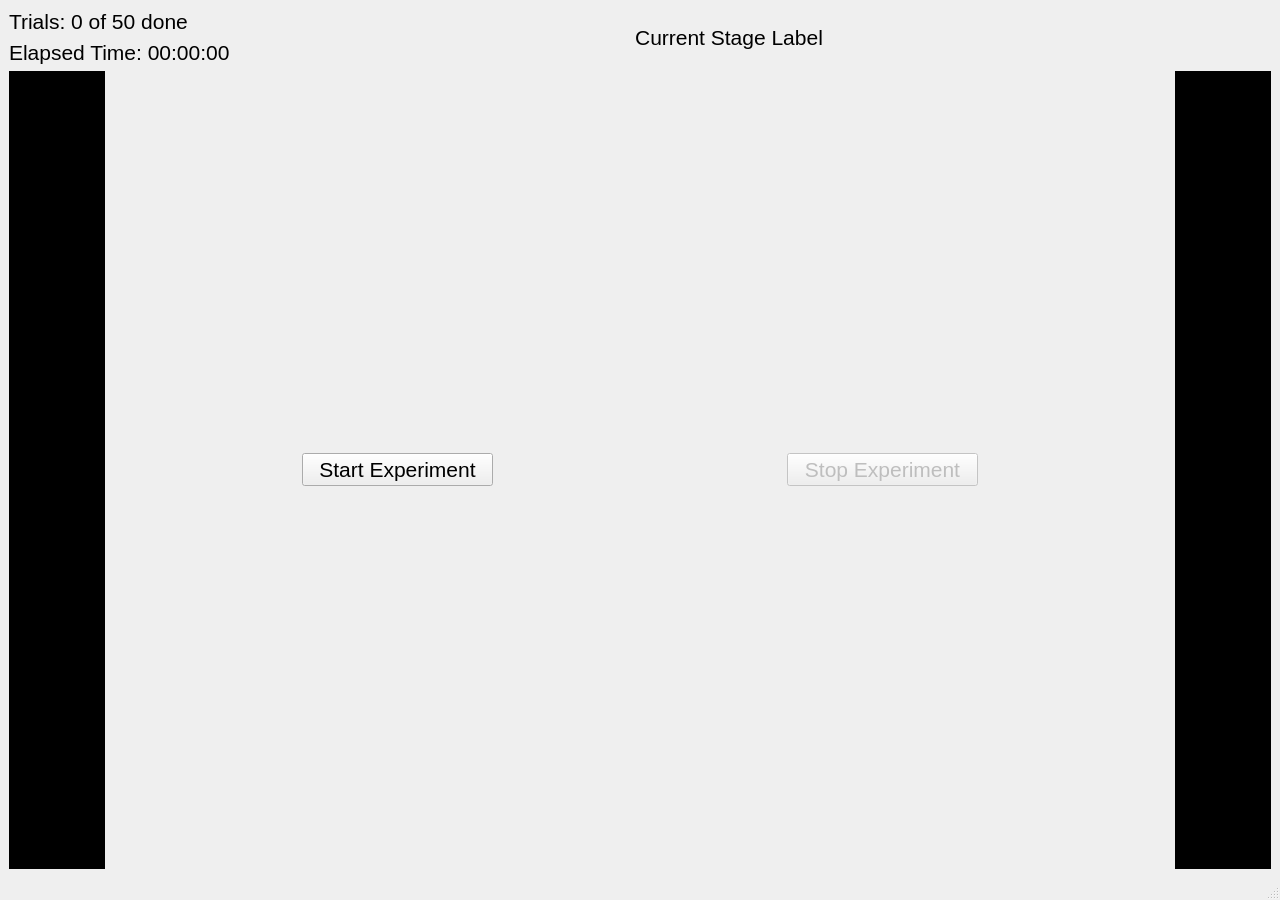
<?xml version="1.0" encoding="UTF-8"?>
<ui version="4.0">
 <class>MainWindow</class>
 <widget class="QMainWindow" name="MainWindow">
  <property name="geometry">
   <rect>
    <x>0</x>
    <y>0</y>
    <width>1280</width>
    <height>900</height>
   </rect>
  </property>
  <property name="windowTitle">
   <string>MainWindow</string>
  </property>
  <widget class="QWidget" name="centralwidget">
   <layout class="QVBoxLayout" name="verticalLayout_3" stretch="2,10,2">
    <item>
     <layout class="QHBoxLayout" name="horizontalLayout">
      <item>
       <layout class="QVBoxLayout" name="verticalLayout_2">
        <item>
         <widget class="QLabel" name="label_trial_counter">
          <property name="font">
           <font>
            <pointsize>16</pointsize>
           </font>
          </property>
          <property name="text">
           <string>Trials: 0 of 50 done</string>
          </property>
         </widget>
        </item>
        <item>
         <widget class="QLabel" name="label_elapsed_time">
          <property name="font">
           <font>
            <pointsize>16</pointsize>
           </font>
          </property>
          <property name="text">
           <string>Elapsed Time: 00:00:00</string>
          </property>
         </widget>
        </item>
       </layout>
      </item>
      <item>
       <spacer name="horizontalSpacer_5">
        <property name="orientation">
         <enum>Qt::Horizontal</enum>
        </property>
        <property name="sizeHint" stdset="0">
         <size>
          <width>40</width>
          <height>20</height>
         </size>
        </property>
       </spacer>
      </item>
      <item>
       <widget class="QLabel" name="label_current_stage">
        <property name="font">
         <font>
          <pointsize>16</pointsize>
         </font>
        </property>
        <property name="text">
         <string>Current Stage Label</string>
        </property>
        <property name="alignment">
         <set>Qt::AlignCenter</set>
        </property>
       </widget>
      </item>
      <item>
       <spacer name="horizontalSpacer">
        <property name="orientation">
         <enum>Qt::Horizontal</enum>
        </property>
        <property name="sizeHint" stdset="0">
         <size>
          <width>40</width>
          <height>20</height>
         </size>
        </property>
       </spacer>
      </item>
      <item>
       <layout class="QVBoxLayout" name="verticalLayout_task_specific_labels">
        <property name="leftMargin">
         <number>5</number>
        </property>
        <property name="rightMargin">
         <number>20</number>
        </property>
       </layout>
      </item>
      <item>
       <layout class="QVBoxLayout" name="verticalLayout_task_specific_counters">
        <property name="leftMargin">
         <number>5</number>
        </property>
        <property name="topMargin">
         <number>0</number>
        </property>
        <property name="rightMargin">
         <number>20</number>
        </property>
       </layout>
      </item>
     </layout>
    </item>
    <item>
     <layout class="QVBoxLayout" name="verticalLayout"/>
    </item>
    <item>
     <layout class="QHBoxLayout" name="horizontalLayout_2" stretch="1,2,2,3,2,2,1">
      <item>
       <widget class="QLabel" name="label_visual_cue">
        <property name="styleSheet">
         <string notr="true">background:rgba(0,0,0,1);</string>
        </property>
        <property name="text">
         <string/>
        </property>
       </widget>
      </item>
      <item>
       <spacer name="horizontalSpacer_2">
        <property name="orientation">
         <enum>Qt::Horizontal</enum>
        </property>
        <property name="sizeHint" stdset="0">
         <size>
          <width>40</width>
          <height>20</height>
         </size>
        </property>
       </spacer>
      </item>
      <item>
       <widget class="QPushButton" name="pushButton_start_pause_experiment">
        <property name="font">
         <font>
          <pointsize>16</pointsize>
         </font>
        </property>
        <property name="text">
         <string>Start Experiment</string>
        </property>
       </widget>
      </item>
      <item>
       <spacer name="horizontalSpacer_4">
        <property name="orientation">
         <enum>Qt::Horizontal</enum>
        </property>
        <property name="sizeHint" stdset="0">
         <size>
          <width>40</width>
          <height>20</height>
         </size>
        </property>
       </spacer>
      </item>
      <item>
       <widget class="QPushButton" name="pushButton_stop_experiment">
        <property name="enabled">
         <bool>false</bool>
        </property>
        <property name="font">
         <font>
          <pointsize>16</pointsize>
         </font>
        </property>
        <property name="text">
         <string>Stop Experiment</string>
        </property>
       </widget>
      </item>
      <item>
       <spacer name="horizontalSpacer_3">
        <property name="orientation">
         <enum>Qt::Horizontal</enum>
        </property>
        <property name="sizeHint" stdset="0">
         <size>
          <width>40</width>
          <height>20</height>
         </size>
        </property>
       </spacer>
      </item>
      <item>
       <widget class="QLabel" name="label_visual_cue_2">
        <property name="styleSheet">
         <string notr="true">background:rgba(0,0,0,1);</string>
        </property>
        <property name="text">
         <string/>
        </property>
       </widget>
      </item>
     </layout>
    </item>
   </layout>
  </widget>
  <widget class="QMenuBar" name="menubar">
   <property name="geometry">
    <rect>
     <x>0</x>
     <y>0</y>
     <width>1280</width>
     <height>21</height>
    </rect>
   </property>
  </widget>
  <widget class="QStatusBar" name="statusbar"/>
 </widget>
 <resources/>
 <connections/>
</ui>
